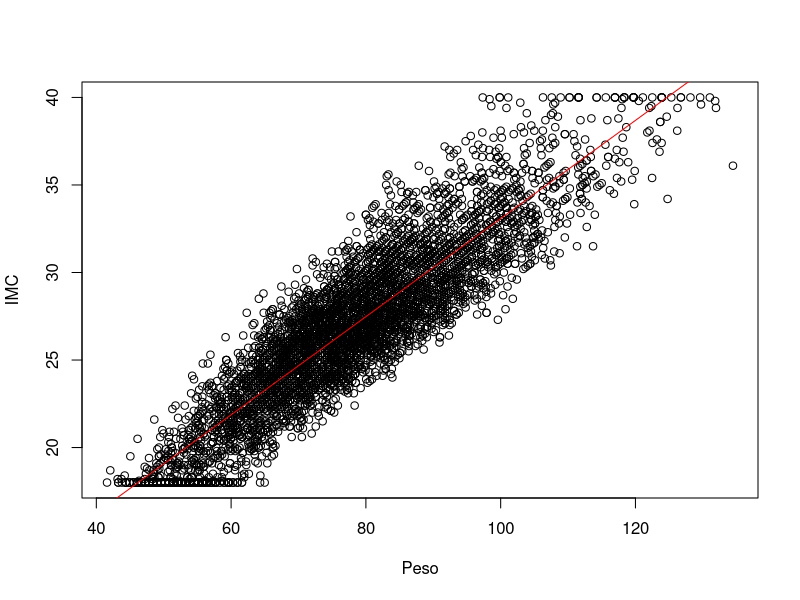
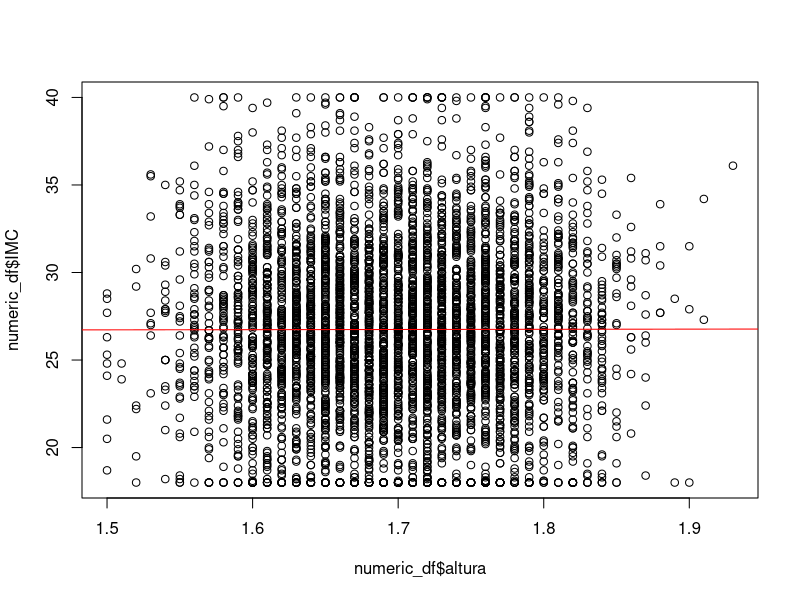
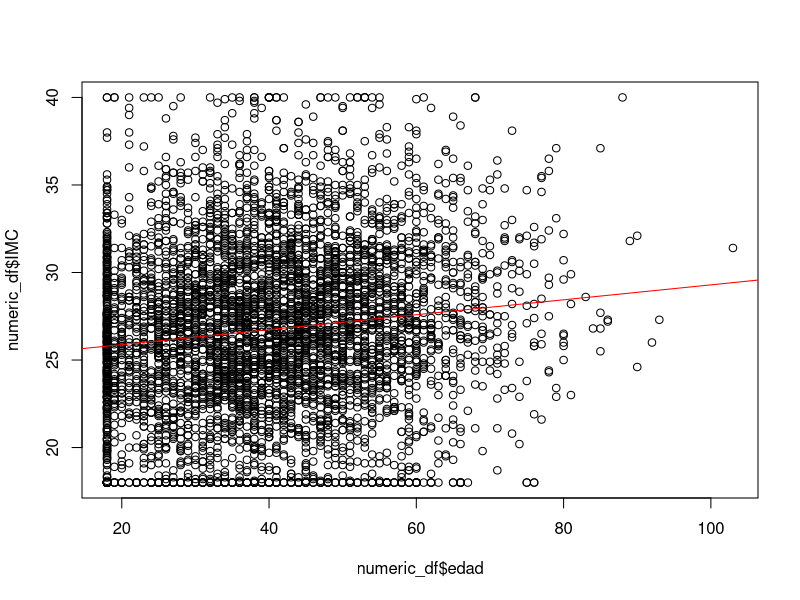
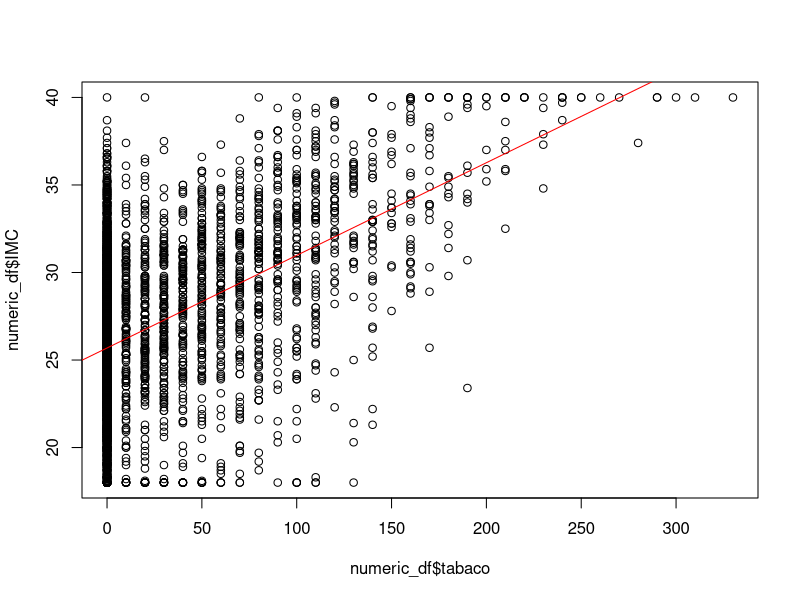
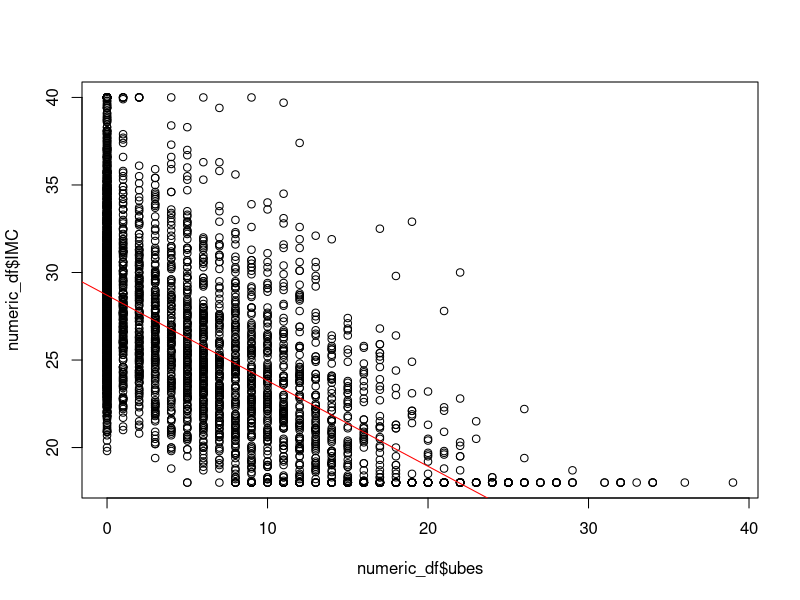
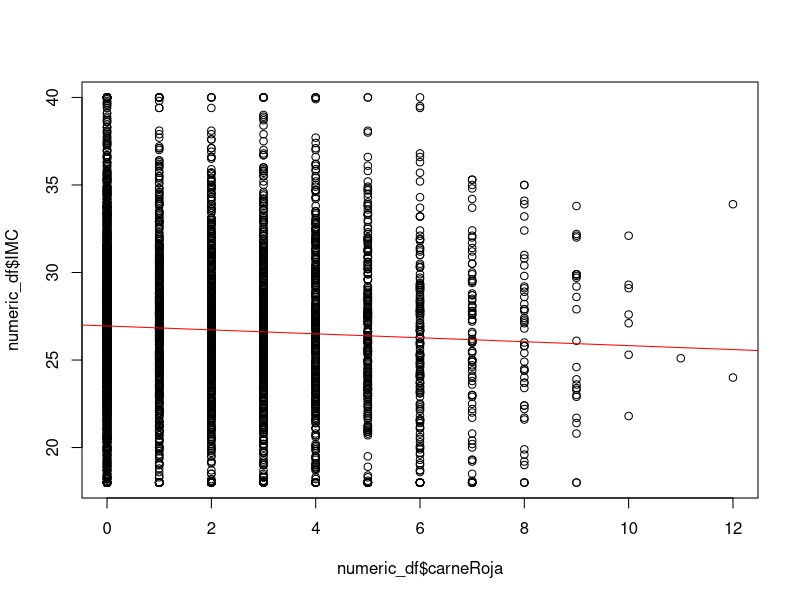
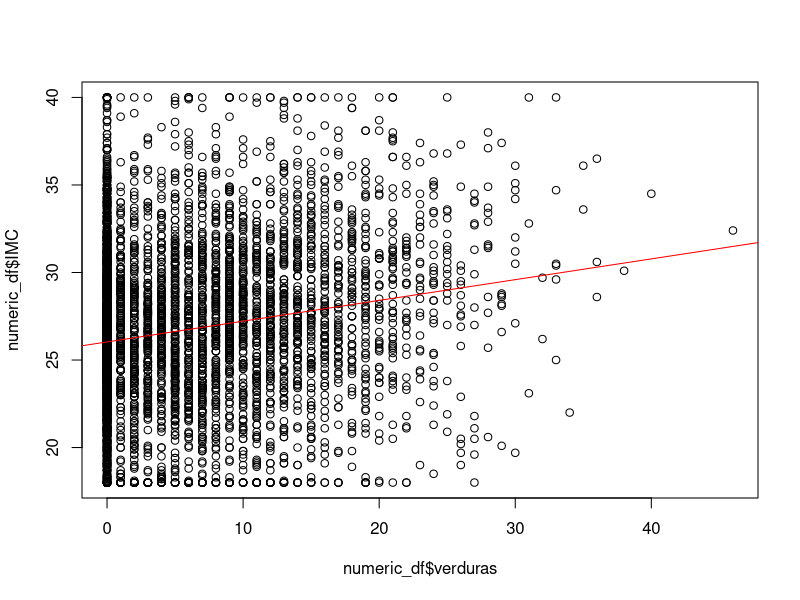
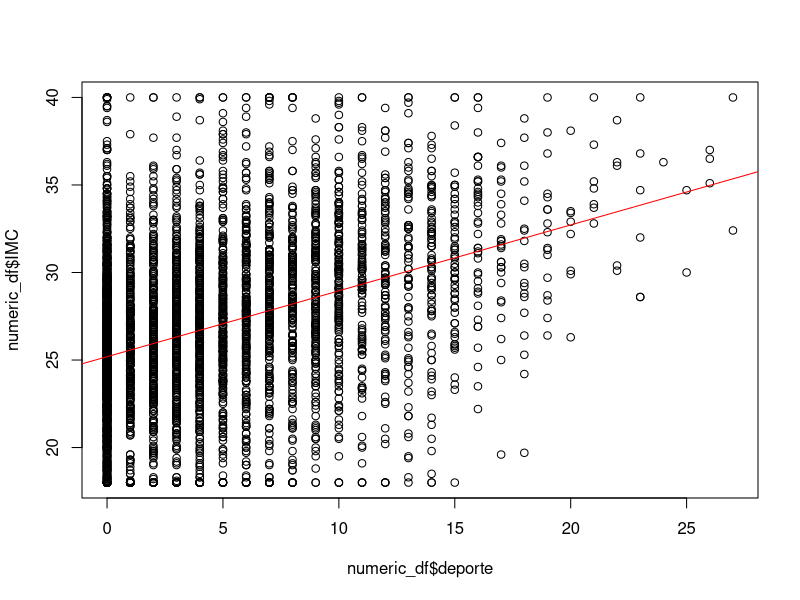

Write the R code that produced these figures, in order.
library(tidyverse)
library(dplyr)
#1
#Cargamos el csv
datos <- read_csv("./17456.csv", col_types = cols(.default = col_double(), sexo = col_character(), dietaEsp = col_character()))
datos

#2
#Añadimos la columna IMC
datos <- add_column(datos, IMC = datos$peso/(datos$altura^2))
datos

#3
#Eliminamos las columnas con valores na
#Primero vemos que columnas tienen valores na
na <- as.data.frame(
  cbind(
    lapply(
      lapply(datos, is.na), sum)
  )
)
#Ahora seleccionamos las columnas que no tengan valores na
datos <- datos %>% select(-contains(rownames(subset(na, na$V1 != 0))))
datos

#4
#Nos quedamos con las columnas que tengan valores solo numericos
numeric <- as.data.frame(
  cbind(
    lapply(
      datos, is.numeric)
  )
)
numeric_df <- datos %>% select(any_of(rownames(subset(numeric, numeric$V1 == TRUE))))
numeric_df
#Calculamos la media de todas las columnas
media <-
  cbind(
    lapply(
      numeric_df, mean)
  )

media
#Calculas la desviacion tipica
desviacion_tipica_fn <- function(ap) {
  return(sqrt(mean(ap^2) - mean(ap)^2))
}

desviacion_tipica <-
  cbind(
    lapply(
      numeric_df, desviacion_tipica_fn)
  )

desviacion_tipica


#5
regresion_lineal_unidimensional <- function(dt, x, y) {
  rl <- lm(y~x, dt)
  list(coeficiente_de_regresion = coef(rl)[[1]], coeficiente_de_determinacion = summary(rl)$r.squared, regresion_lineal = rl)
}

rlineales <- numeric_df %>% map(regresion_lineal_unidimensional, dt=numeric_df, y=numeric_df$IMC)
#6
#Grafico variables numericas
plot(x=numeric_df$peso, y=numeric_df$IMC, xlab = "Peso", ylab="IMC")
abline(rlineales$peso$regresion_lineal,col="red")

plot(x=numeric_df$altura, y=numeric_df$IMC)
abline(rlineales$altura$regresion_lineal,col="red")

plot(x=numeric_df$edad, y=numeric_df$IMC)
abline(rlineales$edad$regresion_lineal,col="red")

plot(x=numeric_df$tabaco, y=numeric_df$IMC)
abline(rlineales$tabaco$regresion_lineal,col="red")

plot(x=numeric_df$ubes, y=numeric_df$IMC)
abline(rlineales$ubes$regresion_lineal,col="red")

plot(x=numeric_df$carneRoja, y=numeric_df$IMC)
abline(rlineales$carneRoja$regresion_lineal,col="red")

plot(x=numeric_df$verduras, y=numeric_df$IMC)
abline(rlineales$verduras$regresion_lineal,col="red")

plot(x=numeric_df$deporte, y=numeric_df$IMC)
abline(rlineales$deporte$regresion_lineal,col="red")

plot(x=numeric_df$nivEstPad, y=numeric_df$IMC)
abline(rlineales$nivEstPad$regresion_lineal,col="red")

plot(x=numeric_df$nivEstudios, y=numeric_df$IMC)
abline(rlineales$nivEstudios$regresion_lineal,col="red")

plot(x=numeric_df$nivIngresos, y=numeric_df$IMC)
abline(rlineales$nivIngresos$regresion_lineal,col="red")

#Boxplot
boxplot(as.numeric(datos$sexo=="M"), horizontal = TRUE)
stripchart(as.numeric(datos$sexo=="M"), method = "jitter", pch = 19, add = TRUE, col = "blue")


boxplot(as.numeric(datos$dietaEsp=="S"), horizontal = TRUE)
stripchart(as.numeric(datos$dietaEsp=="S"), method = "jitter", pch = 19, add = TRUE, col = "blue")

#7

dividirDataSet <- function(data, p1, p2){
  sesenta <- round(p1*nrow(datos))
  veinte <- round(p2*nrow(datos))
  return(list(entrenamiento = datos[1:sesenta,], test=  datos[sesenta:(sesenta+veinte), ], validacion=datos[-(sesenta:(sesenta+veinte)), ]))
}
dataSet <- dividirDataSet(datos, 0.6, 0.2)
